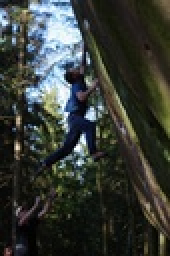
%> input picture CPS/lab13/IMGP4955_Easy-Resize.com.jpg, 85 x 128 px, shrunk from 683 x 1024 before the run (shown 2 times larger)
$ octave lab13z2.m   (GNU Octave 9; MATLAB toolbox functions it lacks are replaced by stand-ins)
%> lines starting %> are read from the running program, lines starting %| are printed output that depends on the picture
clear all; close all; clc;

% Wczytanie obrazów
%imgI = imread('L188Undistorted.png');
%imgP = imread('P188Undistorted.png');
imgI = imread('IMGP4955_Easy-Resize.com.JPG');
%> imgI is the input picture: size 128x85x3 uint8; mean R, G, B 55.3, 59.8, 54.3
imgP = imread('IMGP4956_Easy-Resize.com.JPG');
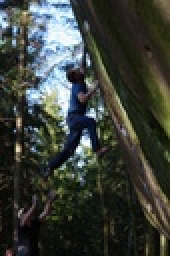
%> input picture CPS/lab13/IMGP4956_Easy-Resize.com.jpg, 85 x 128 px, shrunk from 683 x 1024 before the run (shown 2 times larger)
%> imgP is the input picture: size 128x85x3 uint8; mean R, G, B 58.8, 63.3, 57.1

figure;
subplot(1,2,1);
imshow(imgI,[]);
subplot(1,2,2);
imshow(imgP,[]);

if size(imgI, 3) == 3
    imgI = rgb2gray(imgI);
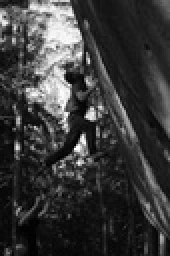
%> imgI: size 128x85 uint8 (shown 2 times larger); min 0, max 254, mean 57.8
end
if size(imgP, 3) == 3
    imgP = rgb2gray(imgP);
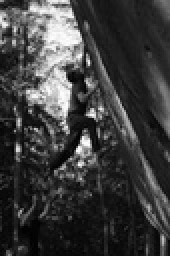
%> imgP: size 128x85 uint8 (shown 2 times larger); min 0, max 254, mean 61.3
end

%parametry
mbSize = 12;  % rozmiar bloku
p = 64;      % zakres poszukiwania

% Wyznaczenie wektorów ruchu
motionVect = motionEstES(imgP, imgI, mbSize, p);

%rysowanie
figure;
imshow(imgI); hold on;
quiver(motionVect(2, :), motionVect(1, :), motionVect(4, :), motionVect(3, :), 'r');
title('Wektory ruchu');
hold off;


function [motionVect] = motionEstES(imgP, imgI, mbSize, p)
%> called with mbSize = 12, p = 64
    % Wyznaczenie wektorow ruchu metoda pelnego przeszukiwania;
    % imgP - obraz dla ktorego szukamy wektorow ruchu;
    % imgI - obraz odniesienia;
    % mbSize - rozmiar bloku;
    % p - zakres poszukiwania;
    % motionVect - wektory ruchu dla kolejnych blokow w kolejnosci od lewej do prawej i z gory na dol;

    [row, col] = size(imgI);
%> row = 128; col = 85
    row = floor(row / mbSize) * mbSize;
%> row = 120
    col = floor(col / mbSize) * mbSize;
%> col = 84

    vectors = zeros(4, (row * col) / mbSize^2);
    mbCount = 1;

    for i = 1 : mbSize : row
        for j = 1 : mbSize : col
            cost = 10^20;
            pos = [0 0];
            for m = -p : p
                for n = -p : p
                    refBlkVer = i + m; % wiersz/wspolrzedna pionowa;
                    refBlkHor = j + n; % kolumna/wspolrzedna pozioma;
                    if ( refBlkVer < 1 || refBlkVer + mbSize - 1 > row || refBlkHor < 1 || refBlkHor + mbSize - 1 > col)
                        continue;
                    end
                    % wyznaczenie kosztu:
                    temp_cost = sum(sum(abs(imgP(i:i+mbSize-1, j:j+mbSize-1) - imgI(refBlkVer:refBlkVer+mbSize-1, refBlkHor:refBlkHor+mbSize-1))));
                    if (temp_cost < cost)
                        cost = temp_cost;
                        pos = [m n];
                    end
                end
            end
            vectors(1, mbCount) = i;
            vectors(2, mbCount) = j;
            vectors(3, mbCount) = pos(1); % wiersz/wspolrzedna pionowa
            vectors(4, mbCount) = pos(2); % kolumna/wspolrzedna pozioma
            mbCount = mbCount + 1;
        end
    end
%> after the loop, mbCount = 71; vectors = 70 columns, first 8: [1 1 1 1 1 1 1 13; 1 13 25 37 49 61 73 1; 6 11 11 3 0 0 0 0; 25 10 1 -11 -37 -47 -57 27]
    motionVect = vectors;
%> motionVect has the same summary as vectors
%> `motionVect = motionEstES(imgP, imgI, mbSize, p);`: motionVect has the same summary as vectors in motionEstES
%> `title('Wektory ruchu');`:
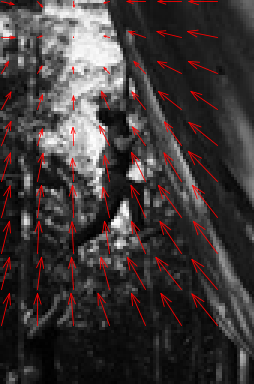
%> figure redrawn from the program's plot data; shown 3 times larger; its title reads 'Wektory ruchu'
end
